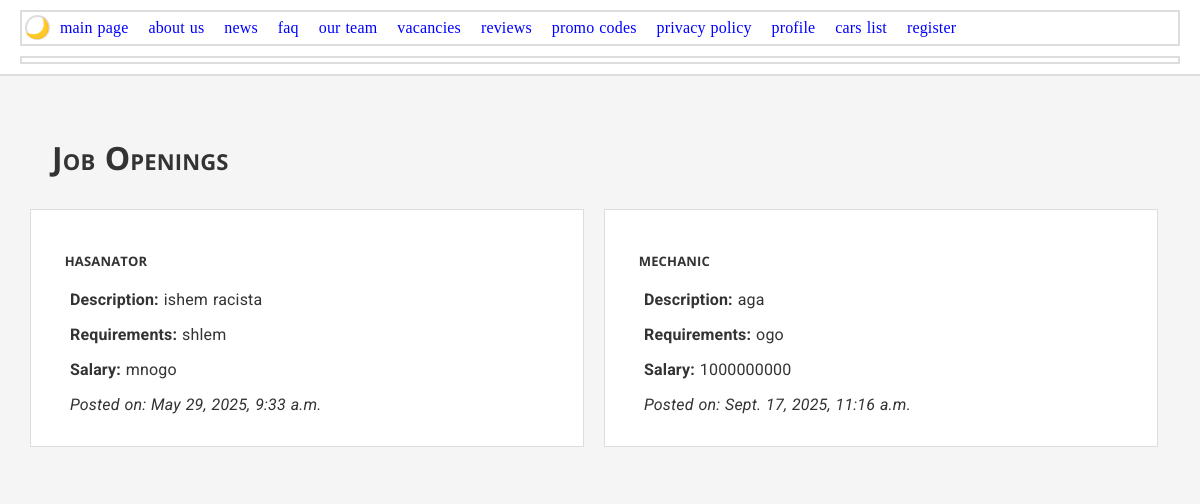
Page /vacancies/ on the committed database.
### main/models.py (models this page shows, shortened)
class Vacancy(models.Model):
    title = models.CharField('title', max_length=200)
    description = models.TextField('description')
    requirements = models.TextField('requirements')
    salary = models.CharField('salary', max_length=100, blank=True)
    is_active = models.BooleanField('active', default=True)
    created_at = models.DateTimeField('date', auto_now_add=True)
    class Meta:
        verbose_name = 'Vacancy'
        verbose_name_plural = 'Vacancies'

### main/views.py (the view)
# urls.py: path('vacancies/', views.vacancies_view, name='vacancies'),
def vacancies_view(request):
    logger.debug("Загрузка вакансий")
    vacancies = Vacancy.objects.filter(is_active=True)
    return render(request, 'main/vacancies.html', {'vacancies': vacancies})

### main/templates/main/vacancies.html (shortened to what this page needs)
{% extends "base.html" %}
{% block header %}Job Openings{% endblock %}
{% block content %}
{% for vacancy in vacancies %}
<div class="vacancy-float">
    <h3>{{ vacancy.title }}</h3>
    <p><strong>Description:</strong> {{ vacancy.description }}</p>
    <p><strong>Requirements:</strong> {{ vacancy.requirements }}</p>
    {% if vacancy.salary %}
    <p><strong>Salary:</strong> {{ vacancy.salary }}</p>
    {% endif %}
    <p><em>Posted on: {{ vacancy.created_at }}</em></p>
</div>
{% endfor %}
{% endblock %}

### main/static/css/style2.css (style rules this page uses)
:root { --font-primary: 'Open Sans'; --font-secondary: 'Roboto'; --font-mono: monospace; --bg-primary: #f5f5f5; --bg-secondary: #ffffff; --text-primary: #333333; --text-secondary: #666666; --border-color: #dddddd; }
p { text-align: justify; font-family: var(--font-secondary); text-indent: 1.5em; margin-bottom: 1em; line-height: 1.2; word-wrap: break-word; }
h1, h2, h3 { font-family: var(--font-primary); margin: 1em 0 0.5em 0; padding: 0 1em; font-variant: small-caps; word-break: break-all; }
body { line-height: 1.6; word-spacing: 0.05em; letter-spacing: 0.01em; background: #f5f5f5; margin: 0; padding-top: 80px; }
[lang="en"] { quotes: '"' '"'; }
.vacancy-float { float: left; width: 45%; margin: 10px; padding: 15px; border: 1px solid #ddd; background: white; }
body { background-color: var(--bg-primary) !important; color: var(--text-primary) !important; }

### rows in the picture
Vacancy: title "hasanator", description "ishem racista", requirements "shlem", salary "mnogo", created_at "May 29, 2025, 9:33 a.m."
Vacancy: title "mechanic", description "aga", requirements "ogo", salary "1000000000", created_at "Sept. 17, 2025, 11:16 a.m."
